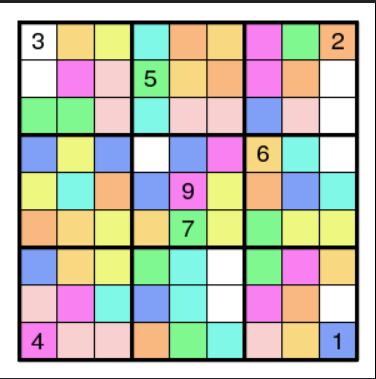
#> input picture task2/Sudoku.png, 376 x 379 px
$ jupyter execute Task-1.ipynb
#> lines starting #> are read from the running program, lines starting #| are printed output that depends on the picture; after the words box and inside, x2 and y2 are one past the last pixel; in counts of white or black regions, pixels touching at a corner belong together
[cell 1]
import cv2
import matplotlib.pyplot as plt
import numpy as np

def display_img(img):
    new_img=cv2.cvtColor(img,cv2.COLOR_RGB2BGR)
    plt.imshow(new_img)
    plt.show()

img=cv2.imread("Sudoku.png")
#> img is the input picture: shape (379, 376, 3); mean B, G, R 176.9, 191.1, 189.1
img=cv2.cvtColor(img,cv2.COLOR_BGR2RGB)

plt.subplot(231)
plt.imshow(img,cmap="gray")
plt.title('Original')
plt.axis('off')


blur=cv2.GaussianBlur(img,(13,13),100)
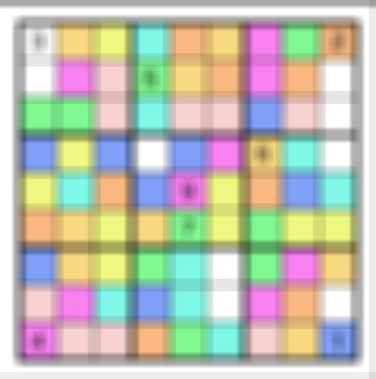
#> blur: shape (379, 376, 3); mean R, G, B 189.9, 191.9, 177.6
edges=cv2.subtract(img,blur)
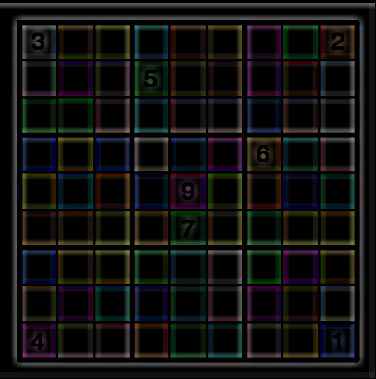
#> edges: shape (379, 376, 3); mean R, G, B 17.4, 17.3, 16.2

plt.subplot(232)
plt.imshow(edges,cmap="gray")
plt.title('Edges')
plt.axis('off')


img2=cv2.imread("Sudoku.png")
gray = cv2.cvtColor(img2, cv2.COLOR_BGR2GRAY)
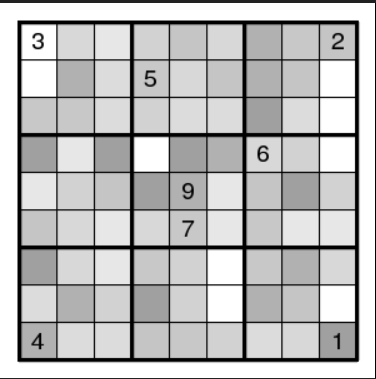
#> gray: shape (379, 376); min 0, max 255, mean 188.9
G_blur=cv2.GaussianBlur(gray,(3,3),100)
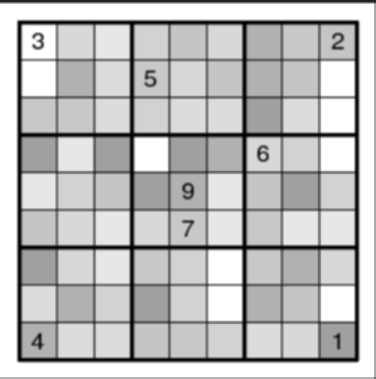
#> G_blur: shape (379, 376); min 0, max 255, mean 189.3
Sobel_X=cv2.Sobel(G_blur,-1,1,0)
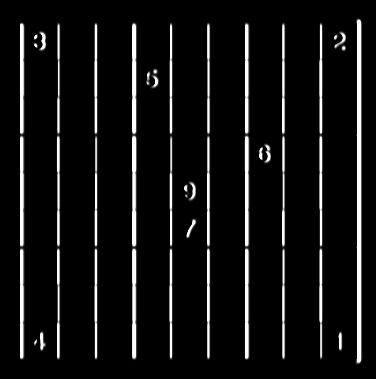
#> Sobel_X: shape (379, 376); min 0, max 255, mean 19
Sobel_Y=cv2.Sobel(G_blur,-1,0,1)
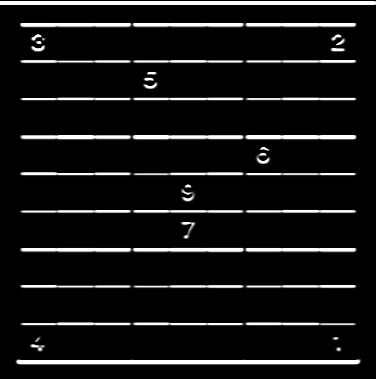
#> Sobel_Y: shape (379, 376); min 0, max 255, mean 21.5
Sobel_or=cv2.bitwise_or(Sobel_X,Sobel_Y)
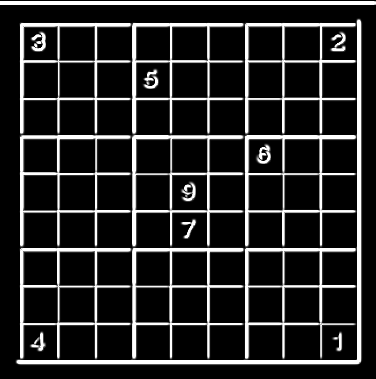
#> Sobel_or: shape (379, 376); min 0, max 255, mean 39.4

plt.subplot(233)
plt.imshow(Sobel_or,cmap="gray")
plt.title('Sobel')
plt.axis('off')

canny=cv2.Canny(blur,50,150)
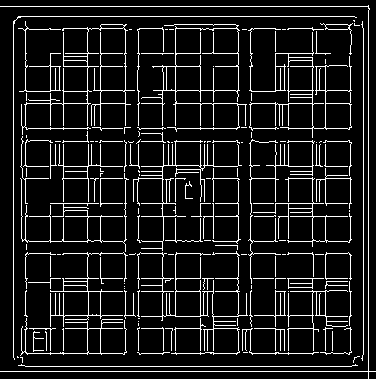
#> canny: shape (379, 376); 10.7% white in thin lines or dots
plt.subplot(234)
plt.imshow(canny,cmap="gray")
plt.title("Canny")
plt.axis("off")


canny2 = cv2.Canny(Sobel_or.astype(np.uint8), 100, 200)
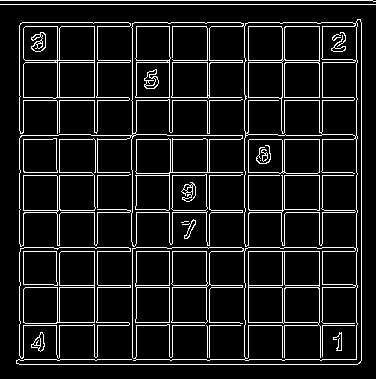
#> canny2: shape (379, 376); 9.9% white in thin lines or dots
plt.subplot(235)
plt.imshow(canny2,cmap="gray")
plt.title("Canny with soble")
plt.axis("off")


plt.show()

$ run again, with task2/school2.jpeg saved as task2/Sudoku.png
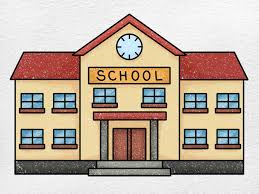
#> input picture task2/school2.jpeg, 259 x 194 px
#> img is the input picture: shape (194, 259, 3); mean B, G, R 162.7, 176.6, 192
#> `canny=cv2.Canny(blur,50,150)`:
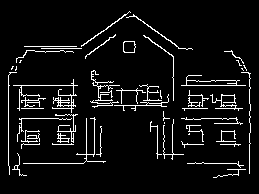
#> canny: shape (194, 259); 6.5% white in thin lines or dots, all inside (x1, y1, x2, y2) = (8, 11, 251, 178)
#> `canny2 = cv2.Canny(Sobel_or.astype(np.uint8), 100, 200)`:
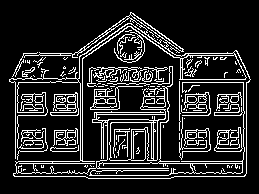
#> canny2: shape (194, 259); 15.4% white in thin lines or dots, all inside (x1, y1, x2, y2) = (9, 12, 251, 179)
